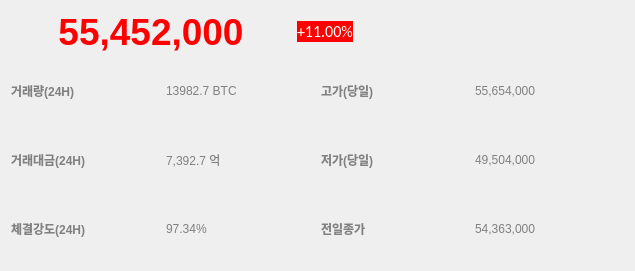
<?xml version="1.0" encoding="UTF-8"?>
<ui version="4.0">
 <class>Form</class>
 <widget class="QWidget" name="Form">
  <property name="geometry">
   <rect>
    <x>0</x>
    <y>0</y>
    <width>635</width>
    <height>271</height>
   </rect>
  </property>
  <property name="windowTitle">
   <string>Form</string>
  </property>
  <layout class="QVBoxLayout" name="verticalLayout">
   <item>
    <layout class="QHBoxLayout" name="horizontalLayout">
     <item>
      <widget class="QLabel" name="price">
       <property name="sizePolicy">
        <sizepolicy hsizetype="Fixed" vsizetype="Preferred">
         <horstretch>0</horstretch>
         <verstretch>0</verstretch>
        </sizepolicy>
       </property>
       <property name="minimumSize">
        <size>
         <width>280</width>
         <height>0</height>
        </size>
       </property>
       <property name="font">
        <font>
         <family>Arial</family>
         <pointsize>28</pointsize>
         <weight>75</weight>
         <bold>true</bold>
        </font>
       </property>
       <property name="styleSheet">
        <string notr="true">color : red</string>
       </property>
       <property name="text">
        <string>55,452,000</string>
       </property>
       <property name="alignment">
        <set>Qt::AlignCenter</set>
       </property>
      </widget>
     </item>
     <item>
      <widget class="QLabel" name="diff">
       <property name="sizePolicy">
        <sizepolicy hsizetype="Maximum" vsizetype="Maximum">
         <horstretch>0</horstretch>
         <verstretch>0</verstretch>
        </sizepolicy>
       </property>
       <property name="font">
        <font>
         <family>Calibri</family>
         <pointsize>12</pointsize>
        </font>
       </property>
       <property name="styleSheet">
        <string notr="true">color : white;
background-color : red</string>
       </property>
       <property name="text">
        <string>+11.00%</string>
       </property>
       <property name="margin">
        <number>4</number>
       </property>
      </widget>
     </item>
     <item>
      <spacer name="horizontalSpacer">
       <property name="orientation">
        <enum>Qt::Horizontal</enum>
       </property>
       <property name="sizeHint" stdset="0">
        <size>
         <width>40</width>
         <height>20</height>
        </size>
       </property>
      </spacer>
     </item>
    </layout>
   </item>
   <item>
    <layout class="QGridLayout" name="gridLayout">
     <item row="1" column="2">
      <widget class="QLabel" name="label_9">
       <property name="font">
        <font>
         <weight>75</weight>
         <bold>true</bold>
        </font>
       </property>
       <property name="styleSheet">
        <string notr="true">color : gray</string>
       </property>
       <property name="text">
        <string>저가(당일)</string>
       </property>
      </widget>
     </item>
     <item row="1" column="3">
      <widget class="QLabel" name="low">
       <property name="styleSheet">
        <string notr="true">color : gray</string>
       </property>
       <property name="text">
        <string>49,504,000</string>
       </property>
      </widget>
     </item>
     <item row="0" column="2">
      <widget class="QLabel" name="label_3">
       <property name="font">
        <font>
         <weight>75</weight>
         <bold>true</bold>
        </font>
       </property>
       <property name="styleSheet">
        <string notr="true">color : gray</string>
       </property>
       <property name="text">
        <string>고가(당일)</string>
       </property>
      </widget>
     </item>
     <item row="1" column="1">
      <widget class="QLabel" name="value">
       <property name="styleSheet">
        <string notr="true">color : gray</string>
       </property>
       <property name="text">
        <string>7,392.7 억</string>
       </property>
      </widget>
     </item>
     <item row="1" column="0">
      <widget class="QLabel" name="valu">
       <property name="font">
        <font>
         <weight>75</weight>
         <bold>true</bold>
        </font>
       </property>
       <property name="styleSheet">
        <string notr="true">color : gray</string>
       </property>
       <property name="text">
        <string>거래대금(24H)</string>
       </property>
      </widget>
     </item>
     <item row="0" column="3">
      <widget class="QLabel" name="high">
       <property name="styleSheet">
        <string notr="true">color : gray</string>
       </property>
       <property name="text">
        <string>55,654,000</string>
       </property>
      </widget>
     </item>
     <item row="0" column="0">
      <widget class="QLabel" name="label">
       <property name="font">
        <font>
         <weight>75</weight>
         <bold>true</bold>
        </font>
       </property>
       <property name="styleSheet">
        <string notr="true">color : gray</string>
       </property>
       <property name="text">
        <string>거래량(24H)</string>
       </property>
      </widget>
     </item>
     <item row="0" column="1">
      <widget class="QLabel" name="volume">
       <property name="styleSheet">
        <string notr="true">color : gray</string>
       </property>
       <property name="text">
        <string>13982.7 BTC</string>
       </property>
      </widget>
     </item>
     <item row="2" column="0">
      <widget class="QLabel" name="label_2">
       <property name="font">
        <font>
         <weight>75</weight>
         <bold>true</bold>
        </font>
       </property>
       <property name="styleSheet">
        <string notr="true">color : gray</string>
       </property>
       <property name="text">
        <string>체결강도(24H)</string>
       </property>
      </widget>
     </item>
     <item row="2" column="1">
      <widget class="QLabel" name="strength">
       <property name="styleSheet">
        <string notr="true">color : gray</string>
       </property>
       <property name="text">
        <string>97.34%</string>
       </property>
      </widget>
     </item>
     <item row="2" column="2">
      <widget class="QLabel" name="label_13">
       <property name="font">
        <font>
         <weight>75</weight>
         <bold>true</bold>
        </font>
       </property>
       <property name="styleSheet">
        <string notr="true">color : gray</string>
       </property>
       <property name="text">
        <string>전일종가</string>
       </property>
      </widget>
     </item>
     <item row="2" column="3">
      <widget class="QLabel" name="last">
       <property name="styleSheet">
        <string notr="true">color : gray</string>
       </property>
       <property name="text">
        <string>54,363,000</string>
       </property>
      </widget>
     </item>
    </layout>
   </item>
  </layout>
 </widget>
 <resources/>
 <connections/>
</ui>
